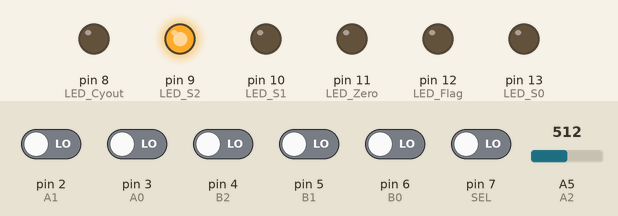
Recording of a sketch running on a simulated Arduino Uno, built with avr-gcc and run on an emulated ATmega328P. Parts: output pins drawn as LEDs (lit = HIGH). Inputs (shaded band) come from the test bench; at power-on: pin 2 (A1), pin 3 (A0), pin 4 (B2), pin 5 (B1), pin 6 (B0), pin 7 (SEL) LOW, A5 (A2) = 512. What the sketch prints to the serial monitor is not drawn.

Above: at 1.2 s.
1.3 s: A5 (A2) set to 0
At 1.7 s:
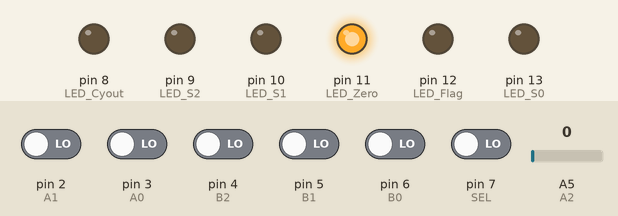
2.8 s: pin 4 (B2) driven HIGH
At 4.0 s:
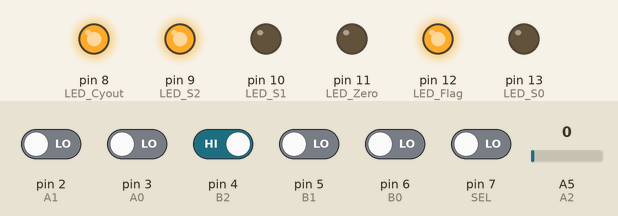
4.3 s: pin 2 (A1) driven HIGH
At 5.1 s:
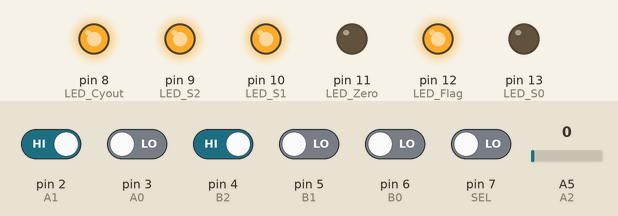
5.8 s: pin 3 (A0) driven HIGH
At 6.3 s:
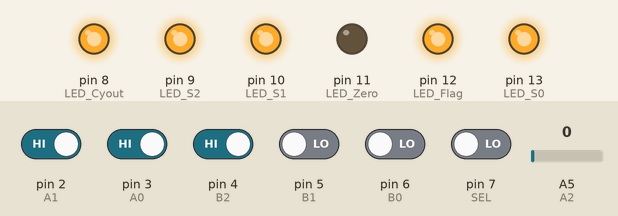
7.3 s: pin 5 (B1) driven HIGH
At 8.5 s:
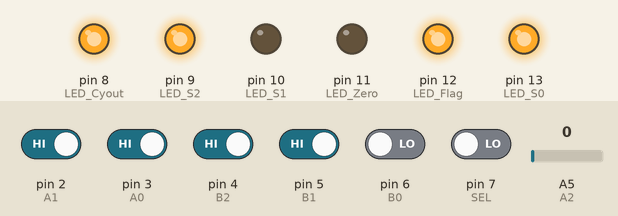
8.8 s: pin 7 (SEL) driven HIGH
At 9.7 s:
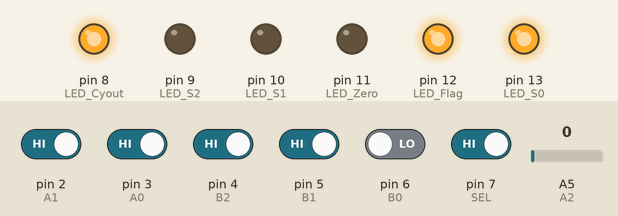
Timing chart, 0 to 11.3 s (numbered marks = the images above; inputs shaded):
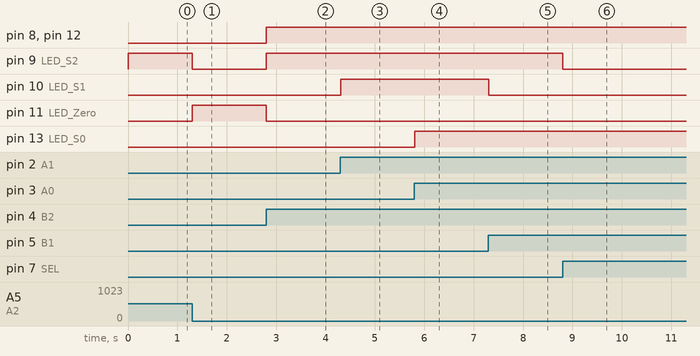

Measured:
- after the input at 1.3 s, pin 9 (LED_S2): HIGH → LOW at once; pin 11 (LED_Zero): LOW → HIGH at once
- after the input at 2.8 s, pin 8 (LED_Cyout), pin 9 (LED_S2), pin 12 (LED_Flag): LOW → HIGH at once; pin 11 (LED_Zero): HIGH → LOW at once
- after the input at 4.3 s, pin 10 (LED_S1): LOW → HIGH at once
- after the input at 5.8 s, pin 13 (LED_S0): LOW → HIGH at once
- after the input at 7.3 s, pin 10 (LED_S1): HIGH → LOW at once
- after the input at 8.8 s, pin 9 (LED_S2): HIGH → LOW at once

The sketch:

ex2.ino
```cpp
#define A2 A5
#define A1 2
#define A0 3
#define B2 4
#define B1 5
#define B0 6
#define SEL 7
#define LED_Cyout 8
#define LED_S2 9
#define LED_S1 10
#define LED_S0 13
#define LED_Flag 12
#define LED_Zero 11
bool a2,a1,a0,b2,b1,b0,cyout,s2,s1,s0,zero,sel,flag,bwout,bwin,cyin;

void setup()
{
  //pinMode(A2, INPUT);
  pinMode(A1, INPUT);
  pinMode(A0, INPUT);
  pinMode(B2, INPUT);
  pinMode(B1, INPUT);
  pinMode(B0, INPUT);
  pinMode(SEL, INPUT);
  pinMode(LED_Cyout, OUTPUT);
  pinMode(LED_S2, OUTPUT);
  pinMode(LED_S1, OUTPUT);
  pinMode(LED_S0, OUTPUT);
  pinMode(LED_Flag, OUTPUT);
  pinMode(LED_Zero, OUTPUT);
  Serial.begin(9600);

}

void loop()
{
  lerEntradas();
  //subtractor1bit(false,a0,b0,&bwout,&s0);
  //subtractor3bits(a2,a1,a0,b2,b1,b0,false,&bwout,&s2,&s1,&s0);
  somador3bits(a2,a1,a0,b2,b1,b0,false,&cyout,&s2,&s1,&s0);
  //somador1bit(false,a0,b0,&cyout,&s0);
  zerO();
  escreverSaidas();
}


void lerEntradas(){
  a2=analogRead(A2);
  a1=digitalRead(A1);
  a0=digitalRead(A0);
  b2=digitalRead(B2);
  b1=digitalRead(B1);
  b0=digitalRead(B0);
  sel=digitalRead(SEL);
}

void escreverSaidas(){

  digitalWrite(LED_Cyout,cyout);
  Serial.println(cyout);
  digitalWrite(LED_S2,s2);
  digitalWrite(LED_S1,s1);
  digitalWrite(LED_S0,s0);
  digitalWrite(LED_Flag,flag);
  digitalWrite(LED_Zero,zero);

}

void somador1bit(bool cyin, bool a, bool b, bool *cyout, bool *s){
 *cyout=(((b && cyin) || (a && cyin) || (a && b)) && sel)|| (((b && cyin) || (!a && cyin) || (!a && b)) && !sel);
 *s= a^b^cyin;
}

void somador3bits(bool a2, bool a1, bool a0, bool b2, bool b1, bool b0,
                  bool cyin, bool *cyout, bool *s2, bool *s1, bool *s0){

  bool cy0,cy1;

  somador1bit(false,a0,b0,&cy0,s0);
  somador1bit(cy0,a1,b1,&cy1,s1);
  somador1bit(cy1,a2,b2,cyout,s2);

}


void zerO(){
    zero = !s2 && !s1 && !s0 && !cyout;
    flag = cyout^cyin;
  }
```
